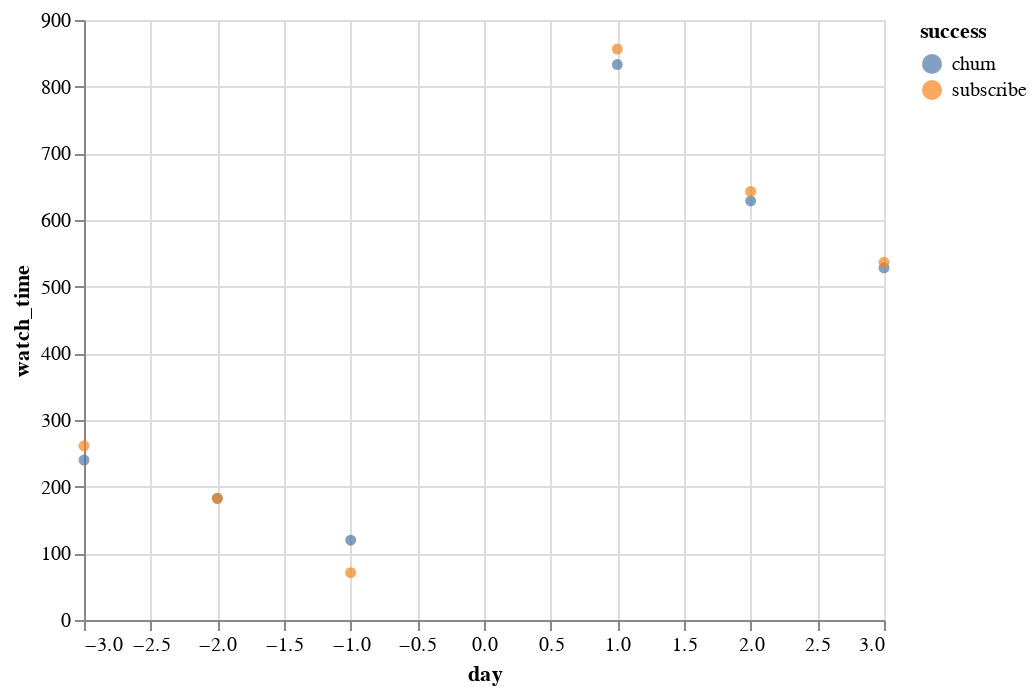

Notebook code cell kept with this figure:
### Code cell
alt.Chart(by_success_viz)\
    .mark_circle()\
    .encode(
        x=alt.X("day"),
        y=alt.Y("watch_time"),
        color=alt.Color("success"))

### Figure 1 — Vega-Lite specification as saved in the notebook (floating-point values rounded to 4 significant figures)
{"config": {"view": {"continuousWidth": 400, "continuousHeight": 300}}, "data": {"name": "data-f06a2fd0f8780ecf363993296f447f33"}, "mark": "circle", "encoding": {"color": {"field": "success", "type": "nominal"}, "x": {"field": "day", "type": "quantitative"}, "y": {"field": "watch_time", "type": "quantitative"}}, "$schema": "https://vega.github.io/schema/vega-lite/v4.17.0.json", "datasets": {"data-f06a2fd0f8780ecf363993296f447f33": [{"day": 1, "success": "churn", "watch_time": 833.2}, {"day": 2, "success": "churn", "watch_time": 628.6}, {"day": 3, "success": "churn", "watch_time": 528.4}, {"day": -3, "success": "churn", "watch_time": 240.0}, {"day": -2, "success": "churn", "watch_time": 182.5}, {"day": -1, "success": "churn", "watch_time": 119.7}, {"day": 1, "success": "subscribe", "watch_time": 856.5}, {"day": 2, "success": "subscribe", "watch_time": 642.9}, {"day": 3, "success": "subscribe", "watch_time": 536.6}, {"day": -3, "success": "subscribe", "watch_time": 261.4}, {"day": -2, "success": "subscribe", "watch_time": 182.5}, {"day": -1, "success": "subscribe", "watch_time": 71.03}]}}
